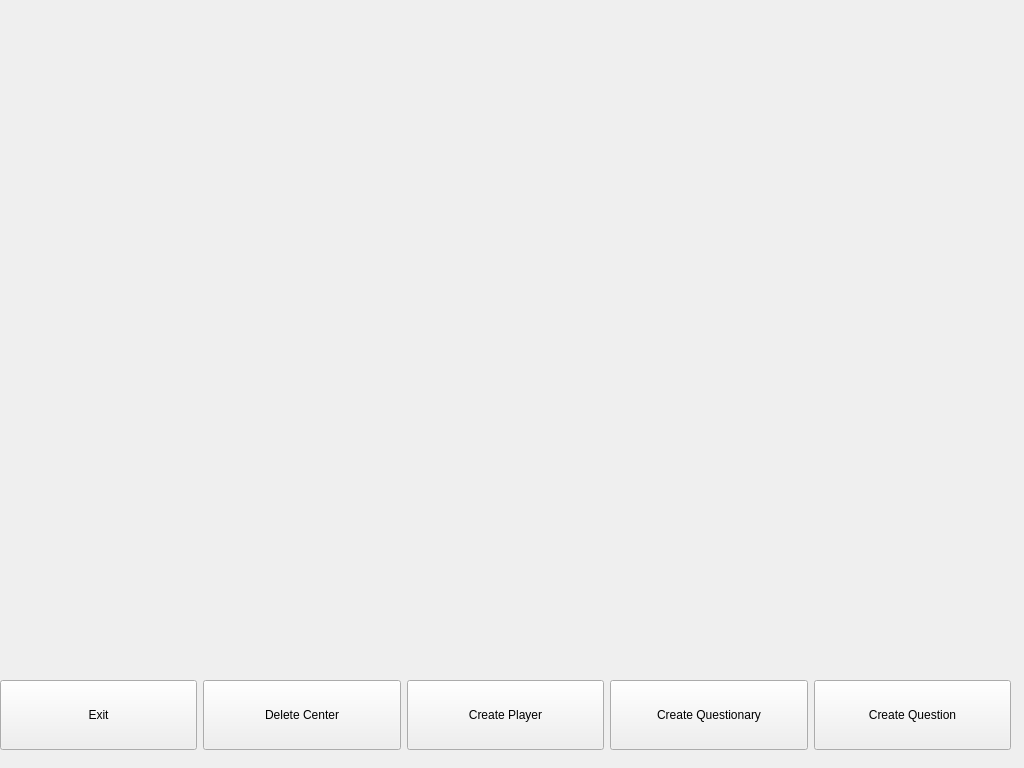
<?xml version="1.0" encoding="UTF-8"?>
<ui version="4.0">
 <class>QubeHub</class>
 <widget class="QStackedWidget" name="QubeHub">
  <property name="windowModality">
   <enum>Qt::NonModal</enum>
  </property>
  <property name="enabled">
   <bool>true</bool>
  </property>
  <property name="geometry">
   <rect>
    <x>0</x>
    <y>0</y>
    <width>1024</width>
    <height>768</height>
   </rect>
  </property>
  <property name="sizePolicy">
   <sizepolicy hsizetype="Fixed" vsizetype="Fixed">
    <horstretch>0</horstretch>
    <verstretch>0</verstretch>
   </sizepolicy>
  </property>
  <property name="minimumSize">
   <size>
    <width>1024</width>
    <height>768</height>
   </size>
  </property>
  <property name="font">
   <font>
    <weight>50</weight>
    <bold>false</bold>
   </font>
  </property>
  <property name="cursor">
   <cursorShape>ArrowCursor</cursorShape>
  </property>
  <property name="contextMenuPolicy">
   <enum>Qt::NoContextMenu</enum>
  </property>
  <property name="windowTitle">
   <string>StackedWidget</string>
  </property>
  <property name="windowIcon">
   <iconset>
    <normaloff>pictures/Logo.png</normaloff>pictures/Logo.png</iconset>
  </property>
  <property name="autoFillBackground">
   <bool>false</bool>
  </property>
  <property name="currentIndex">
   <number>0</number>
  </property>
  <widget class="QWidget" name="main_view">
   <widget class="QWidget" name="horizontalLayoutWidget_2">
    <property name="geometry">
     <rect>
      <x>0</x>
      <y>670</y>
      <width>1011</width>
      <height>91</height>
     </rect>
    </property>
    <layout class="QHBoxLayout" name="horizontalLayout_2">
     <item>
      <widget class="QPushButton" name="main_exit_button">
       <property name="maximumSize">
        <size>
         <width>220</width>
         <height>70</height>
        </size>
       </property>
       <property name="text">
        <string>Exit</string>
       </property>
      </widget>
     </item>
     <item>
      <widget class="QPushButton" name="main_delete_button">
       <property name="maximumSize">
        <size>
         <width>220</width>
         <height>70</height>
        </size>
       </property>
       <property name="text">
        <string>Delete Center</string>
       </property>
      </widget>
     </item>
     <item>
      <widget class="QPushButton" name="main_create_user_button">
       <property name="maximumSize">
        <size>
         <width>220</width>
         <height>70</height>
        </size>
       </property>
       <property name="text">
        <string>Create Player</string>
       </property>
      </widget>
     </item>
     <item>
      <widget class="QPushButton" name="main_create_questionary_button">
       <property name="enabled">
        <bool>true</bool>
       </property>
       <property name="maximumSize">
        <size>
         <width>220</width>
         <height>70</height>
        </size>
       </property>
       <property name="text">
        <string>Create Questionary</string>
       </property>
       <property name="flat">
        <bool>false</bool>
       </property>
      </widget>
     </item>
     <item>
      <widget class="QPushButton" name="main_create_question_button">
       <property name="maximumSize">
        <size>
         <width>220</width>
         <height>70</height>
        </size>
       </property>
       <property name="text">
        <string>Create Question</string>
       </property>
      </widget>
     </item>
    </layout>
   </widget>
   <widget class="QLabel" name="image_label">
    <property name="geometry">
     <rect>
      <x>20</x>
      <y>50</y>
      <width>991</width>
      <height>521</height>
     </rect>
    </property>
    <property name="text">
     <string/>
    </property>
    <property name="pixmap">
     <pixmap>pictures/background/question.jpg</pixmap>
    </property>
    <property name="scaledContents">
     <bool>true</bool>
    </property>
   </widget>
  </widget>
  <widget class="QWidget" name="create_user_view">
   <widget class="QWidget" name="formLayoutWidget_2">
    <property name="geometry">
     <rect>
      <x>10</x>
      <y>50</y>
      <width>1011</width>
      <height>181</height>
     </rect>
    </property>
    <layout class="QFormLayout" name="formLayout_2">
     <property name="fieldGrowthPolicy">
      <enum>QFormLayout::AllNonFixedFieldsGrow</enum>
     </property>
     <item row="2" column="0">
      <widget class="QLabel" name="create_user_nickname_label">
       <property name="text">
        <string>Nickname</string>
       </property>
      </widget>
     </item>
     <item row="2" column="1">
      <widget class="QLineEdit" name="create_user_nickname_field"/>
     </item>
     <item row="3" column="0">
      <widget class="QLabel" name="create_user_email_label">
       <property name="text">
        <string>E-Mail</string>
       </property>
      </widget>
     </item>
     <item row="3" column="1">
      <widget class="QLineEdit" name="create_user_email_field"/>
     </item>
     <item row="4" column="0">
      <widget class="QLabel" name="create_user_rfid_label">
       <property name="text">
        <string>RFID Nr.:</string>
       </property>
      </widget>
     </item>
     <item row="4" column="1">
      <widget class="QLabel" name="user_rfid_number_label">
       <property name="text">
        <string>&lt;html&gt;&lt;head/&gt;&lt;body&gt;&lt;p align=&quot;center&quot;&gt;&lt;span style=&quot; font-weight:600;&quot;&gt;RFID Number&lt;/span&gt;&lt;/p&gt;&lt;/body&gt;&lt;/html&gt;</string>
       </property>
      </widget>
     </item>
     <item row="0" column="0" colspan="2">
      <widget class="QLabel" name="label_4">
       <property name="text">
        <string>&lt;html&gt;&lt;head/&gt;&lt;body&gt;&lt;p align=&quot;center&quot;&gt;&lt;span style=&quot; font-size:20pt; font-weight:600;&quot;&gt;Create Player&lt;/span&gt;&lt;/p&gt;&lt;/body&gt;&lt;/html&gt;</string>
       </property>
      </widget>
     </item>
     <item row="1" column="0">
      <widget class="Line" name="line_4">
       <property name="orientation">
        <enum>Qt::Horizontal</enum>
       </property>
      </widget>
     </item>
    </layout>
   </widget>
   <widget class="QWidget" name="horizontalLayoutWidget_3">
    <property name="geometry">
     <rect>
      <x>0</x>
      <y>730</y>
      <width>1021</width>
      <height>33</height>
     </rect>
    </property>
    <layout class="QHBoxLayout" name="horizontalLayout_3">
     <item>
      <widget class="QPushButton" name="create_user_cancel_button">
       <property name="text">
        <string>Cancel</string>
       </property>
      </widget>
     </item>
     <item>
      <spacer name="horizontalSpacer_2">
       <property name="orientation">
        <enum>Qt::Horizontal</enum>
       </property>
       <property name="sizeHint" stdset="0">
        <size>
         <width>40</width>
         <height>20</height>
        </size>
       </property>
      </spacer>
     </item>
     <item>
      <widget class="QPushButton" name="create_user_create_button">
       <property name="text">
        <string>Create Player</string>
       </property>
      </widget>
     </item>
    </layout>
   </widget>
  </widget>
  <widget class="QWidget" name="create_question_view">
   <widget class="QWidget" name="horizontalLayoutWidget">
    <property name="geometry">
     <rect>
      <x>0</x>
      <y>730</y>
      <width>1021</width>
      <height>33</height>
     </rect>
    </property>
    <layout class="QHBoxLayout" name="horizontalLayout">
     <item>
      <widget class="QPushButton" name="create_question_cancel_button">
       <property name="text">
        <string>Cancel</string>
       </property>
      </widget>
     </item>
     <item>
      <spacer name="horizontalSpacer">
       <property name="orientation">
        <enum>Qt::Horizontal</enum>
       </property>
       <property name="sizeHint" stdset="0">
        <size>
         <width>40</width>
         <height>20</height>
        </size>
       </property>
      </spacer>
     </item>
     <item>
      <widget class="QPushButton" name="create_question_create_button">
       <property name="text">
        <string>Create Question</string>
       </property>
      </widget>
     </item>
    </layout>
   </widget>
   <widget class="QWidget" name="formLayoutWidget">
    <property name="geometry">
     <rect>
      <x>10</x>
      <y>50</y>
      <width>1011</width>
      <height>488</height>
     </rect>
    </property>
    <layout class="QGridLayout" name="gridLayout">
     <item row="3" column="0">
      <widget class="QLabel" name="create_question_questionary_label">
       <property name="text">
        <string>Questionary</string>
       </property>
      </widget>
     </item>
     <item row="13" column="1">
      <widget class="QTextEdit" name="create_question_info_text"/>
     </item>
     <item row="1" column="0" colspan="2">
      <widget class="QLabel" name="label">
       <property name="text">
        <string>&lt;html&gt;&lt;head/&gt;&lt;body&gt;&lt;p align=&quot;center&quot;&gt;&lt;span style=&quot; font-size:20pt; font-weight:600;&quot;&gt;Create Question&lt;/span&gt;&lt;/p&gt;&lt;/body&gt;&lt;/html&gt;</string>
       </property>
      </widget>
     </item>
     <item row="5" column="0">
      <widget class="QLabel" name="create_question_answer_one_label">
       <property name="text">
        <string>Answer One</string>
       </property>
      </widget>
     </item>
     <item row="10" column="1">
      <widget class="QRadioButton" name="create_question_answer_three_button">
       <property name="text">
        <string>is the correct Answer</string>
       </property>
      </widget>
     </item>
     <item row="12" column="1">
      <widget class="QRadioButton" name="create_question_answer_four_button">
       <property name="text">
        <string>is the correct Answer</string>
       </property>
      </widget>
     </item>
     <item row="11" column="1">
      <widget class="QLineEdit" name="create_question_answer_four_field"/>
     </item>
     <item row="4" column="0">
      <widget class="QLabel" name="create_question_question_label">
       <property name="text">
        <string>Question</string>
       </property>
      </widget>
     </item>
     <item row="9" column="1">
      <widget class="QLineEdit" name="create_question_answer_three_field"/>
     </item>
     <item row="7" column="0">
      <widget class="QLabel" name="create_question_answer_two_label">
       <property name="text">
        <string>Answer Two</string>
       </property>
      </widget>
     </item>
     <item row="4" column="1">
      <widget class="QLineEdit" name="create_question_question_field"/>
     </item>
     <item row="9" column="0">
      <widget class="QLabel" name="create_question_answer_three_label">
       <property name="text">
        <string>Answer Three</string>
       </property>
      </widget>
     </item>
     <item row="7" column="1">
      <widget class="QLineEdit" name="create_question_answer_two_field"/>
     </item>
     <item row="11" column="0">
      <widget class="QLabel" name="create_question_answer_four_label">
       <property name="text">
        <string>Answer Four</string>
       </property>
      </widget>
     </item>
     <item row="8" column="1">
      <widget class="QRadioButton" name="create_question_answer_two_button">
       <property name="text">
        <string>is the correct Answer</string>
       </property>
      </widget>
     </item>
     <item row="5" column="1">
      <widget class="QLineEdit" name="create_question_answer_one_field"/>
     </item>
     <item row="13" column="0">
      <widget class="QLabel" name="create_question_info_label">
       <property name="text">
        <string>Why is this Answer Correct?</string>
       </property>
      </widget>
     </item>
     <item row="6" column="1">
      <widget class="QRadioButton" name="create_question_answer_one_button">
       <property name="text">
        <string>is the correct Answer</string>
       </property>
      </widget>
     </item>
     <item row="3" column="1">
      <widget class="QComboBox" name="create_question_questionary_box"/>
     </item>
     <item row="2" column="0">
      <widget class="Line" name="line">
       <property name="orientation">
        <enum>Qt::Horizontal</enum>
       </property>
      </widget>
     </item>
    </layout>
   </widget>
  </widget>
  <widget class="QWidget" name="delete_view">
   <widget class="QWidget" name="horizontalLayoutWidget_4">
    <property name="geometry">
     <rect>
      <x>0</x>
      <y>730</y>
      <width>1021</width>
      <height>33</height>
     </rect>
    </property>
    <layout class="QHBoxLayout" name="horizontalLayout_4">
     <item>
      <widget class="QPushButton" name="delete_cancel_button">
       <property name="text">
        <string>Cancel</string>
       </property>
      </widget>
     </item>
     <item>
      <spacer name="horizontalSpacer_3">
       <property name="orientation">
        <enum>Qt::Horizontal</enum>
       </property>
       <property name="sizeHint" stdset="0">
        <size>
         <width>40</width>
         <height>20</height>
        </size>
       </property>
      </spacer>
     </item>
    </layout>
   </widget>
   <widget class="QWidget" name="gridLayoutWidget">
    <property name="geometry">
     <rect>
      <x>9</x>
      <y>50</y>
      <width>1011</width>
      <height>261</height>
     </rect>
    </property>
    <layout class="QGridLayout" name="gridLayout_2">
     <item row="3" column="1">
      <widget class="QComboBox" name="delete_questionary_box"/>
     </item>
     <item row="2" column="1">
      <widget class="QComboBox" name="delete_question_box"/>
     </item>
     <item row="2" column="0">
      <widget class="QLabel" name="delete_question_label">
       <property name="text">
        <string>Question</string>
       </property>
      </widget>
     </item>
     <item row="1" column="2">
      <widget class="QPushButton" name="delete_player_button">
       <property name="text">
        <string>Delete Player</string>
       </property>
      </widget>
     </item>
     <item row="3" column="0">
      <widget class="QLabel" name="delete_questionary_label">
       <property name="text">
        <string>Questionary</string>
       </property>
      </widget>
     </item>
     <item row="1" column="1">
      <widget class="QComboBox" name="delete_player_box"/>
     </item>
     <item row="2" column="2">
      <widget class="QPushButton" name="delete_question_button">
       <property name="text">
        <string>Delete Question</string>
       </property>
      </widget>
     </item>
     <item row="1" column="0">
      <widget class="QLabel" name="delete_player_label">
       <property name="text">
        <string>Player</string>
       </property>
      </widget>
     </item>
     <item row="3" column="2">
      <widget class="QPushButton" name="delete_questionary_button">
       <property name="text">
        <string>Delete Questionary</string>
       </property>
      </widget>
     </item>
     <item row="0" column="1">
      <widget class="QLabel" name="label_2">
       <property name="text">
        <string>&lt;html&gt;&lt;head/&gt;&lt;body&gt;&lt;p align=&quot;center&quot;&gt;&lt;span style=&quot; font-size:20pt; font-weight:600;&quot;&gt;Delete Center&lt;/span&gt;&lt;/p&gt;&lt;/body&gt;&lt;/html&gt;</string>
       </property>
      </widget>
     </item>
    </layout>
   </widget>
  </widget>
  <widget class="QWidget" name="create_questionary_view">
   <widget class="QWidget" name="formLayoutWidget_4">
    <property name="geometry">
     <rect>
      <x>10</x>
      <y>50</y>
      <width>1011</width>
      <height>164</height>
     </rect>
    </property>
    <layout class="QFormLayout" name="formLayout_4">
     <property name="fieldGrowthPolicy">
      <enum>QFormLayout::AllNonFixedFieldsGrow</enum>
     </property>
     <item row="2" column="0">
      <widget class="QLabel" name="create_questionary_name_label">
       <property name="text">
        <string>Name</string>
       </property>
      </widget>
     </item>
     <item row="3" column="0">
      <widget class="QLabel" name="create_questionary_category_label">
       <property name="text">
        <string>Category</string>
       </property>
      </widget>
     </item>
     <item row="4" column="0">
      <widget class="QLabel" name="create_questionary_lecture_label">
       <property name="text">
        <string>Lecture</string>
       </property>
      </widget>
     </item>
     <item row="2" column="1">
      <widget class="QLineEdit" name="create_questionary_name_field"/>
     </item>
     <item row="3" column="1">
      <widget class="QLineEdit" name="create_questionary_category_field"/>
     </item>
     <item row="4" column="1">
      <widget class="QLineEdit" name="create_questionary_lecture_field"/>
     </item>
     <item row="0" column="1">
      <widget class="Line" name="line_3">
       <property name="orientation">
        <enum>Qt::Horizontal</enum>
       </property>
      </widget>
     </item>
     <item row="1" column="0" colspan="2">
      <widget class="QLabel" name="label_3">
       <property name="text">
        <string>&lt;html&gt;&lt;head/&gt;&lt;body&gt;&lt;p align=&quot;center&quot;&gt;&lt;span style=&quot; font-size:20pt; font-weight:600;&quot;&gt;Create Questionary&lt;/span&gt;&lt;/p&gt;&lt;/body&gt;&lt;/html&gt;</string>
       </property>
      </widget>
     </item>
    </layout>
   </widget>
   <widget class="QWidget" name="horizontalLayoutWidget_5">
    <property name="geometry">
     <rect>
      <x>0</x>
      <y>730</y>
      <width>1021</width>
      <height>33</height>
     </rect>
    </property>
    <layout class="QHBoxLayout" name="horizontalLayout_5">
     <item>
      <widget class="QPushButton" name="create_questionary_cancel_button">
       <property name="text">
        <string>Cancel</string>
       </property>
      </widget>
     </item>
     <item>
      <spacer name="horizontalSpacer_4">
       <property name="orientation">
        <enum>Qt::Horizontal</enum>
       </property>
       <property name="sizeHint" stdset="0">
        <size>
         <width>40</width>
         <height>20</height>
        </size>
       </property>
      </spacer>
     </item>
     <item>
      <widget class="QPushButton" name="create_questionary_create_button">
       <property name="text">
        <string>Create Questionary</string>
       </property>
      </widget>
     </item>
    </layout>
   </widget>
  </widget>
 </widget>
 <resources/>
 <connections>
  <connection>
   <sender>main_exit_button</sender>
   <signal>clicked()</signal>
   <receiver>QubeHub</receiver>
   <slot>close()</slot>
   <hints>
    <hint type="sourcelabel">
     <x>616</x>
     <y>432</y>
    </hint>
    <hint type="destinationlabel">
     <x>616</x>
     <y>528</y>
    </hint>
   </hints>
  </connection>
 </connections>
</ui>
